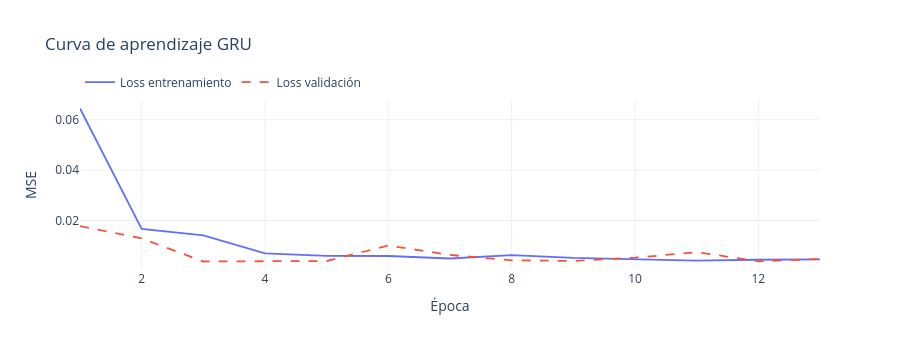
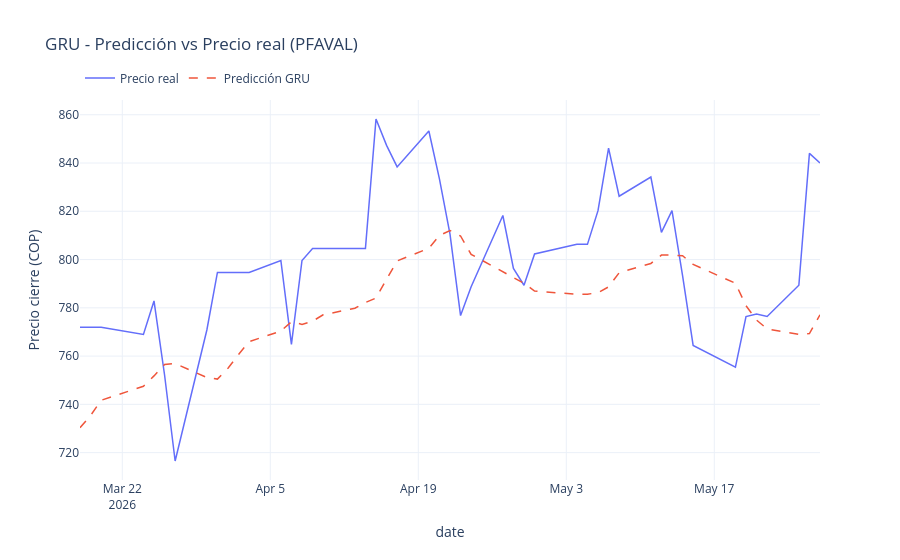

These figures' notebook cell, in order:
### Code cell
"""
Ejecuta el pipeline completo sobre df y muestra la curva de aprendizaje, la gráfica de predicción vs real, 
y el precio proyectado para el siguiente día hábil.
"""

X, y, scaler, serie_original = preparar_datos(df)
X_train, X_test, y_train, y_test = dividir_datos(X, y)

print(f"Muestras entrenamiento : {len(X_train)}")
print(f"Muestras prueba : {len(X_test)}")

modelo_gru = construir_modelo_gru()
historia = entrenar_modelo(modelo_gru, X_train, y_train)

# Curva de pérdida
fig = go.Figure()

fig.add_trace(
    go.Scatter(
        x=list(range(1, len(historia.history["loss"]) + 1)),
        y=historia.history["loss"],
        mode="lines",
        name="Loss entrenamiento",
        line=dict(width=1.8)
    )
)

fig.add_trace(
    go.Scatter(
        x=list(range(1, len(historia.history["val_loss"]) + 1)),
        y=historia.history["val_loss"],
        mode="lines",
        name="Loss validación",
        line=dict(width=1.8, dash="dash")
    )
)

fig.update_layout(
    title="Curva de aprendizaje GRU",
    xaxis_title="Época",
    yaxis_title="MSE",
    template="plotly_white",
    legend=dict(orientation="h", yanchor="bottom", y=1.02, xanchor="left", x=0),
    height=350
)

fig.show()

predicciones, reales = evaluar_y_graficar(modelo_gru, X_test, y_test, scaler, df)
predecir_proximo_dia(modelo_gru, df, scaler)

### Figure 1 — Plotly figure (JSON) as saved in the notebook; plotly's stock layout.template omitted (floating-point values rounded to 4 significant figures)
{"data": [{"line": {"width": 1.8}, "mode": "lines", "name": "Loss entrenamiento", "type": "scatter", "x": [1, 2, 3, 4, 5, 6, 7, 8, 9, 10, 11, 12, 13], "y": [0.06444, 0.01665, 0.01408, 0.006936, 0.00594, 0.005903, 0.004915, 0.006248, 0.005138, 0.004548, 0.004041, 0.004411, 0.004575]}, {"line": {"dash": "dash", "width": 1.8}, "mode": "lines", "name": "Loss validación", "type": "scatter", "x": [1, 2, 3, 4, 5, 6, 7, 8, 9, 10, 11, 12, 13], "y": [0.0178, 0.01291, 0.003723, 0.003852, 0.003924, 0.01006, 0.00632, 0.0042, 0.00394, 0.005225, 0.007427, 0.003818, 0.004707]}], "layout": {"height": 350, "legend": {"orientation": "h", "x": 0, "xanchor": "left", "y": 1.02, "yanchor": "bottom"}, "title": {"text": "Curva de aprendizaje GRU"}, "xaxis": {"title": {"text": "Época"}}, "yaxis": {"title": {"text": "MSE"}}}}

### Figure 2 — Plotly figure (JSON) as saved in the notebook; plotly's stock layout.template omitted (floating-point values rounded to 4 significant figures)
{"data": [{"line": {"width": 1.5}, "mode": "lines", "name": "Precio real", "type": "scatter", "x": ["2026-03-18T00:00:00", "2026-03-19T00:00:00", "2026-03-20T00:00:00", "2026-03-24T00:00:00", "2026-03-25T00:00:00", "2026-03-26T00:00:00", "2026-03-27T00:00:00", "2026-03-30T00:00:00", "2026-03-31T00:00:00", "2026-04-01T00:00:00", "2026-04-02T00:00:00", "2026-04-03T00:00:00", "2026-04-06T00:00:00", "2026-04-07T00:00:00", "2026-04-08T00:00:00", "2026-04-09T00:00:00", "2026-04-10T00:00:00", "2026-04-13T00:00:00", "2026-04-14T00:00:00", "2026-04-15T00:00:00", "2026-04-16T00:00:00", "2026-04-17T00:00:00", "2026-04-20T00:00:00", "2026-04-21T00:00:00", "2026-04-22T00:00:00", "2026-04-23T00:00:00", "2026-04-24T00:00:00", "2026-04-27T00:00:00", "2026-04-28T00:00:00", "2026-04-29T00:00:00", "2026-04-30T00:00:00", "2026-05-04T00:00:00", "2026-05-05T00:00:00", "2026-05-06T00:00:00", "2026-05-07T00:00:00", "2026-05-08T00:00:00", "2026-05-11T00:00:00", "2026-05-12T00:00:00", "2026-05-13T00:00:00", "2026-05-14T00:00:00", "2026-05-15T00:00:00", "2026-05-19T00:00:00", "2026-05-20T00:00:00", "2026-05-21T00:00:00", "2026-05-22T00:00:00", "2026-05-25T00:00:00", "2026-05-26T00:00:00", "2026-05-27T00:00:00"], "y": [772.0, 772.0, 772.0, 769.0, 782.8, 752.2, 716.5, 770.8, 794.7, 794.7, 794.7, 794.7, 799.6, 764.9, 799.6, 804.6, 804.6, 804.6, 804.6, 858.2, 847.3, 838.4, 853.3, 833.4, 810.6, 776.8, 788.7, 818.3, 796.3, 789.3, 802.3, 806.3, 806.3, 820.2, 846.2, 826.2, 834.2, 811.3, 820.2, 793.3, 764.4, 755.5, 776.4, 777.4, 776.4, 789.3, 844.0, 840.0]}, {"line": {"dash": "dash", "width": 1.5}, "mode": "lines", "name": "Predicción GRU", "type": "scatter", "x": ["2026-03-18T00:00:00", "2026-03-19T00:00:00", "2026-03-20T00:00:00", "2026-03-24T00:00:00", "2026-03-25T00:00:00", "2026-03-26T00:00:00", "2026-03-27T00:00:00", "2026-03-30T00:00:00", "2026-03-31T00:00:00", "2026-04-01T00:00:00", "2026-04-02T00:00:00", "2026-04-03T00:00:00", "2026-04-06T00:00:00", "2026-04-07T00:00:00", "2026-04-08T00:00:00", "2026-04-09T00:00:00", "2026-04-10T00:00:00", "2026-04-13T00:00:00", "2026-04-14T00:00:00", "2026-04-15T00:00:00", "2026-04-16T00:00:00", "2026-04-17T00:00:00", "2026-04-20T00:00:00", "2026-04-21T00:00:00", "2026-04-22T00:00:00", "2026-04-23T00:00:00", "2026-04-24T00:00:00", "2026-04-27T00:00:00", "2026-04-28T00:00:00", "2026-04-29T00:00:00", "2026-04-30T00:00:00", "2026-05-04T00:00:00", "2026-05-05T00:00:00", "2026-05-06T00:00:00", "2026-05-07T00:00:00", "2026-05-08T00:00:00", "2026-05-11T00:00:00", "2026-05-12T00:00:00", "2026-05-13T00:00:00", "2026-05-14T00:00:00", "2026-05-15T00:00:00", "2026-05-19T00:00:00", "2026-05-20T00:00:00", "2026-05-21T00:00:00", "2026-05-22T00:00:00", "2026-05-25T00:00:00", "2026-05-26T00:00:00", "2026-05-27T00:00:00"], "y": [730.3, 735.4, 741.7, 747.5, 751.8, 756.5, 756.9, 751.1, 750.5, 755.0, 760.7, 766.0, 770.3, 774.3, 773.1, 774.5, 777.1, 779.8, 782.2, 784.1, 791.9, 799.4, 804.7, 810.0, 812.0, 809.8, 802.1, 795.1, 792.8, 790.2, 786.9, 785.6, 785.7, 786.3, 788.7, 794.5, 798.4, 801.9, 801.8, 801.6, 798.0, 790.2, 780.9, 774.9, 771.3, 769.0, 769.3, 777.1]}], "layout": {"legend": {"orientation": "h", "x": 0, "xanchor": "left", "y": 1.02, "yanchor": "bottom"}, "title": {"text": "GRU - Predicción vs Precio real (PFAVAL)"}, "xaxis": {"title": {"text": "date"}}, "yaxis": {"title": {"text": "Precio cierre (COP)"}}}}
